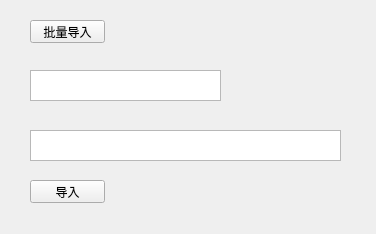
<?xml version="1.0" encoding="UTF-8"?>
<ui version="4.0">
 <class>addNWWidget</class>
 <widget class="QWidget" name="addNWWidget">
  <property name="geometry">
   <rect>
    <x>0</x>
    <y>0</y>
    <width>376</width>
    <height>234</height>
   </rect>
  </property>
  <property name="windowTitle">
   <string>Form</string>
  </property>
  <widget class="QPlainTextEdit" name="word">
   <property name="geometry">
    <rect>
     <x>30</x>
     <y>70</y>
     <width>191</width>
     <height>31</height>
    </rect>
   </property>
   <property name="font">
    <font>
     <pointsize>12</pointsize>
    </font>
   </property>
  </widget>
  <widget class="QPushButton" name="BatchImport">
   <property name="geometry">
    <rect>
     <x>30</x>
     <y>20</y>
     <width>75</width>
     <height>23</height>
    </rect>
   </property>
   <property name="text">
    <string>批量导入</string>
   </property>
  </widget>
  <widget class="QPlainTextEdit" name="translation">
   <property name="geometry">
    <rect>
     <x>30</x>
     <y>130</y>
     <width>311</width>
     <height>31</height>
    </rect>
   </property>
  </widget>
  <widget class="QPushButton" name="Import">
   <property name="geometry">
    <rect>
     <x>30</x>
     <y>180</y>
     <width>75</width>
     <height>23</height>
    </rect>
   </property>
   <property name="text">
    <string>导入</string>
   </property>
  </widget>
 </widget>
 <resources/>
 <connections/>
</ui>
